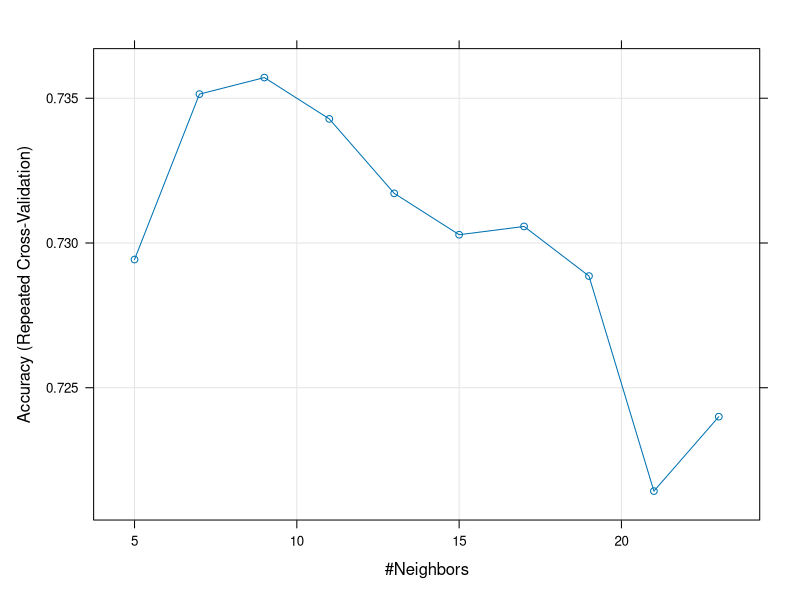
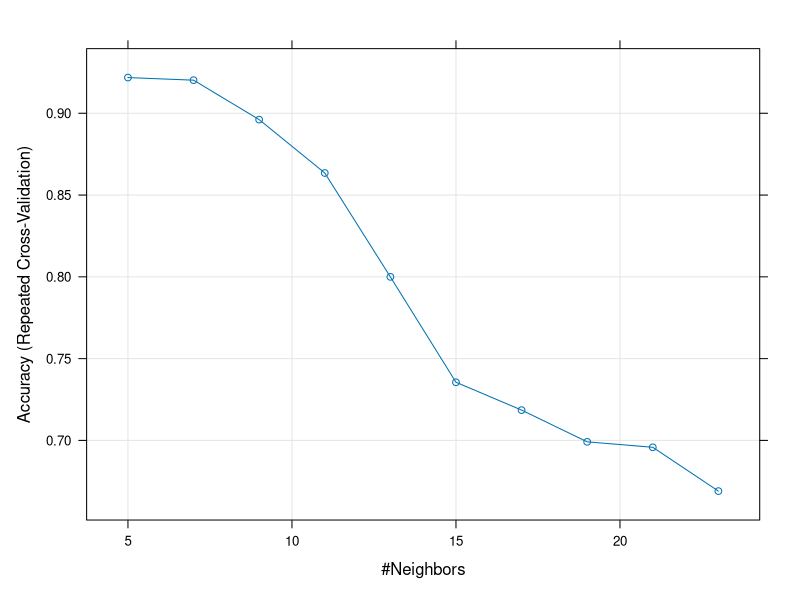
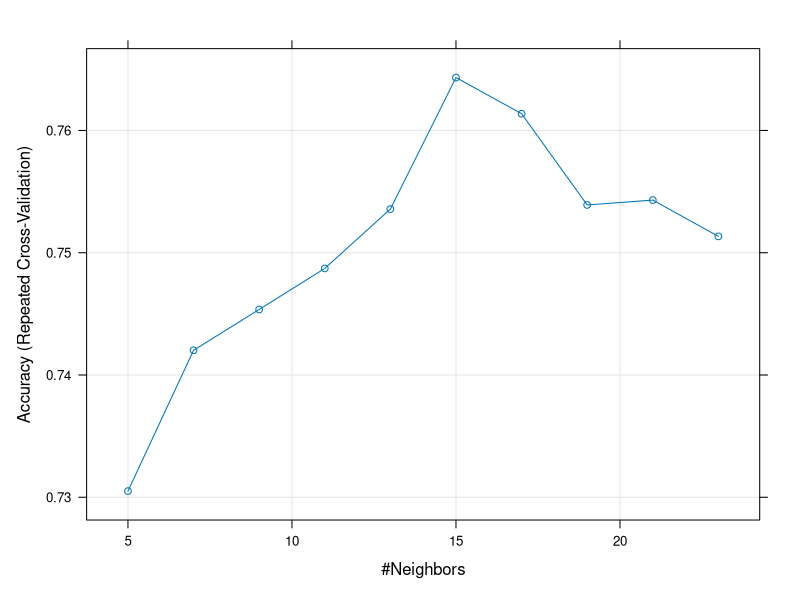

Reproduce these figures in R, in order.
## ---- chunk 1
library(caret)
#load german credit data from caret package
data(GermanCredit)
# classify two status: good or bad
## Show the first 10 columns
str(GermanCredit[, 1:10])
## Delete two variables where all values are the same for both classes
GermanCredit[,c("Purpose.Vacation","Personal.Female.Single")] <- list(NULL)
## ---- chunk 2
# create training and test sets
set.seed(12)
trainIndex = createDataPartition(GermanCredit$Class, p = 0.7, list = FALSE, times = 1)
train.feature=GermanCredit[trainIndex,-10] # training features
train.label=GermanCredit$Class[trainIndex] # training labels
test.feature=GermanCredit[-trainIndex,-10] # test features
test.label=GermanCredit$Class[-trainIndex] # test labels
## ---- chunk 3
#### set up train control
fitControl <- trainControl(## 10-fold CV
  method = "repeatedcv",
  number = 10,
  ## repeated five times
  repeats = 5)
#### training process
set.seed(5)
knnFit=train(train.feature,train.label, method = "knn",
              trControl = fitControl,
              metric = "Accuracy",
              preProcess = c("center","scale"),
              tuneLength=10)
knnFit
plot(knnFit)
## ---- chunk 4
#### test process
pred=predict(knnFit,test.feature)
acc=mean(pred==test.label)
acc
## ---- chunk 5
library(caret)
#load oil data from caret package
data(oil)
## ---- chunk 6
dim(fattyAcids) # check the dimensions of features
table(oilType) # table of oil types
## ---- chunk 7
# create training and test sets
set.seed(32)
trainIndex = createDataPartition(oilType, p = 0.7, list = FALSE, times = 1)
train.feature=fattyAcids[trainIndex,] # training features
train.label=oilType[trainIndex] # training labels
test.feature=fattyAcids[-trainIndex,] # test features
test.label=oilType[-trainIndex] # test labels
## ---- chunk 8
#### set up train control
fitControl <- trainControl(## 10-fold CV
  method = "repeatedcv",
  number = 10,
  ## repeated five times
  repeats = 5)
#### training process
set.seed(5)
knnFit=train(train.feature,train.label, method = "knn",
              trControl = fitControl,
              metric = "Accuracy",
              preProcess = c("center","scale"),
              tuneLength=10)
knnFit
plot(knnFit)
## ---- chunk 9
#### test process
pred=predict(knnFit,test.feature)
acc=mean(pred==test.label)
acc
## ---- chunk 10
library(mlbench)
#load Pima Indians Diabetes data from mlbench package
data(PimaIndiansDiabetes)
dim(PimaIndiansDiabetes)
levels(PimaIndiansDiabetes$diabetes)
head(PimaIndiansDiabetes)
table(PimaIndiansDiabetes$diabetes)
## ---- chunk 11
# create training and test sets
set.seed(76)
trainIndex = createDataPartition(PimaIndiansDiabetes$diabetes, p = 0.7, list = FALSE, times = 1)
train.feature=PimaIndiansDiabetes[trainIndex,-9] # training features
train.label=PimaIndiansDiabetes$diabetes[trainIndex] # training labels
test.feature=PimaIndiansDiabetes[-trainIndex,-9] # test features
test.label=PimaIndiansDiabetes$diabetes[-trainIndex] # test labels
## ---- chunk 12
#### set up train control
fitControl <- trainControl(## 10-fold CV
  method = "repeatedcv",
  number = 10,
  ## repeated five times
  repeats = 5)
#### training process
set.seed(5)
knnFit=train(train.feature,train.label, method = "knn",
              trControl = fitControl,
              metric = "Accuracy",
              preProcess = c("center","scale"),
              tuneLength=10)
knnFit
plot(knnFit)
## ---- chunk 13
#### test process
pred=predict(knnFit,test.feature)
acc=mean(pred==test.label)
acc
